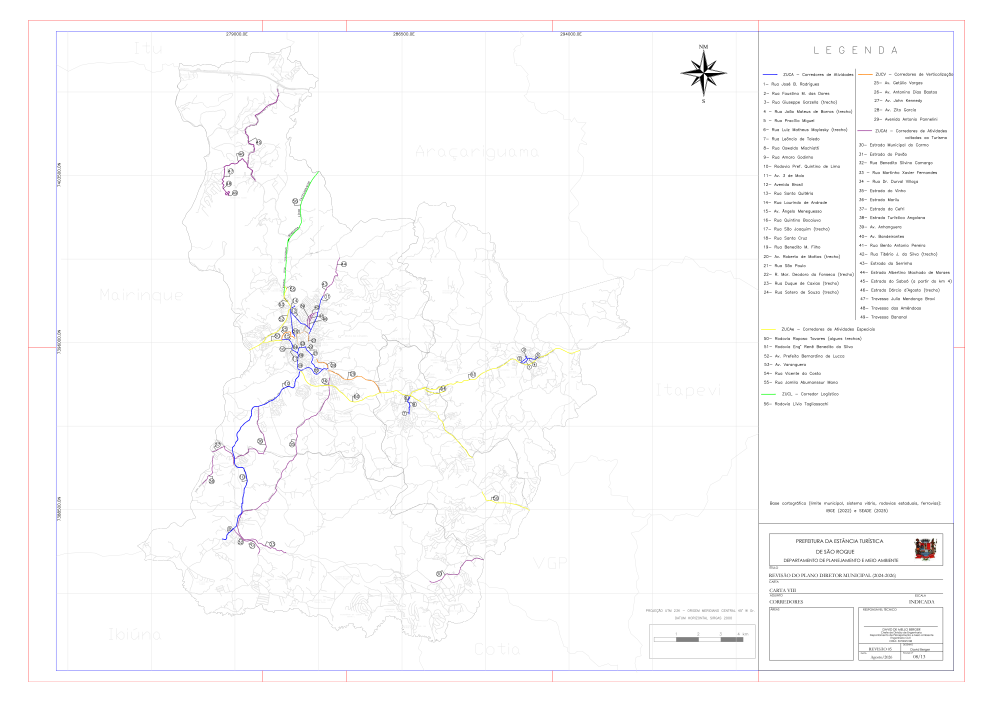
#> input picture minuta_pd2026/desmembrado/02_cartas_tecnicas/renders_png/carta_08_corredores_comercio_servicos_turismo.png, 4967 x 3509 px, found by its file name (shown at 1/5 size)
$ python process_all_remaining_cartas.py
#> lines starting #> are read from the running program, lines starting #| are printed output that depends on the picture; after the words box and inside, x2 and y2 are one past the last pixel; in counts of white or black regions, pixels touching at a corner belong together
from PIL import Image
import numpy as np
import os

scale = 150 / 72  # 2.0833333333333335 px / pt

# 1. Macro sheets (8, 9, 13):
# Envelope: x in [329.58, 1512.58], y in [142.18, 1573.34]
# Image height = 3509 px (1684 pt)
macro_x0 = int(round(329.58 * scale))
macro_x1 = int(round(1512.58 * scale))
macro_y0 = int(round((1684 - 1573.34) * scale))
macro_y1 = int(round((1684 - 142.18) * scale))

# 2. Sede sheet (10):
# Envelope: x in [833.36, 1821.80], y in [244.92, 1609.54]
sede_x0 = int(round(833.36 * scale))
sede_x1 = int(round(1821.80 * scale))
sede_y0 = int(round((1684 - 1609.54) * scale))
sede_y1 = int(round((1684 - 244.92) * scale))

# 3. Maylasky & Canguera sheets (11, 12):
# Envelope: x in [134.0, 1820.4], y in [73.9, 1609.3]
dist_x0 = int(round(134.0 * scale))
dist_x1 = int(round(1820.4 * scale))
dist_y0 = int(round((1684.0 - 1609.3) * scale))
dist_y1 = int(round((1684.0 - 73.9) * scale))

jobs = [
    (8, "carta_08_corredores_comercio_servicos_turismo.png", "carta_08_corredores_mapa.png", (macro_x0, macro_y0, macro_x1, macro_y1)),
    (9, "carta_09_areas_especial_interesse_aeis_aeit_aeiu.png", "carta_09_aeis_mapa.png", (macro_x0, macro_y0, macro_x1, macro_y1)),
    (10, "carta_10_sistema_viario_drenagem_sede.png", "carta_10_viario_sede_mapa.png", (sede_x0, sede_y0, sede_x1, sede_y1)),
    (11, "carta_11_sistema_viario_drenagem_maylasky.png", "carta_11_viario_maylasky_mapa.png", (dist_x0, dist_y0, dist_x1, dist_y1)),
    (12, "carta_12_sistema_viario_drenagem_canguera.png", "carta_12_viario_canguera_mapa.png", (dist_x0, dist_y0, dist_x1, dist_y1)),
    (13, "carta_13_intervencoes_obras_prioritarias_srq01_srq22.png", "carta_13_obras_prioritarias_mapa.png", (macro_x0, macro_y0, macro_x1, macro_y1))
]

base_in = r"C:\Users\admin\.gemini\antigravity\scratch\sao-roque-gis-hub\minuta_pd2026\desmembrado\02_cartas_tecnicas\renders_png"
base_out = r"C:\Users\admin\.gemini\antigravity\scratch\sao-roque-gis-hub\data"

print("Iniciando processamento em lote das Cartas 08 a 13...")
for num, in_file, out_file, crop_box in jobs:
    src_path = os.path.join(base_in, in_file)
    dst_path = os.path.join(base_out, out_file)

    img = Image.open(src_path).convert("RGBA")
    cropped = img.crop(crop_box)
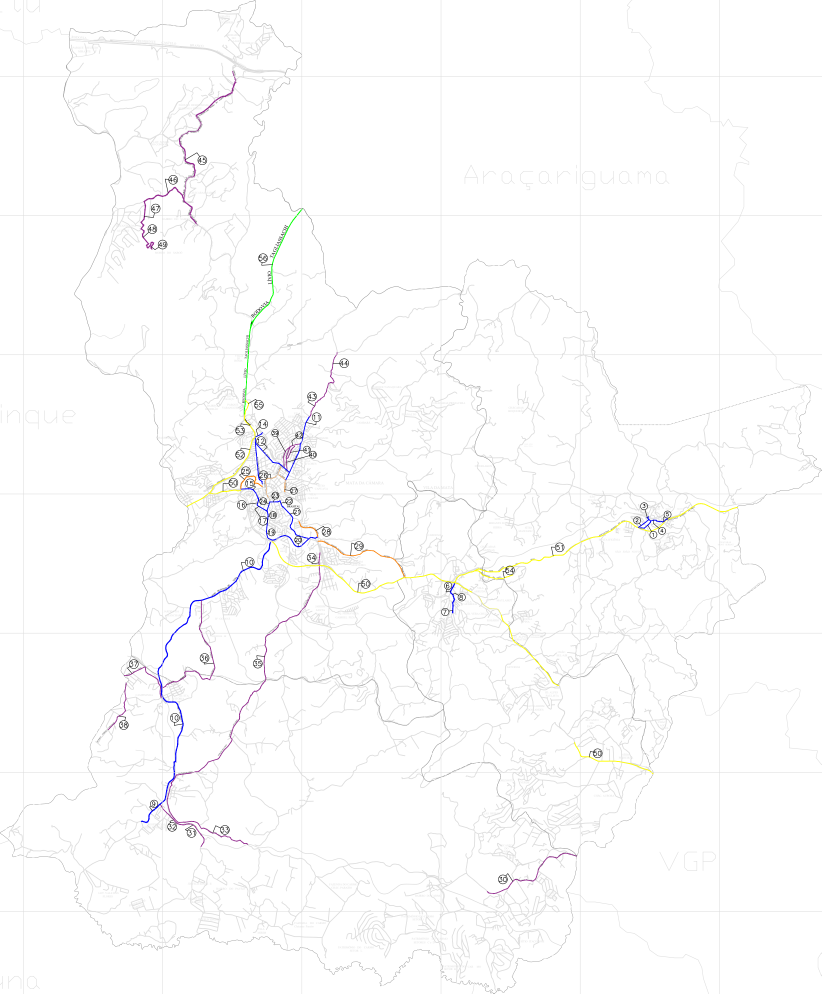
#> cropped: PIL image 2464x2981 RGBA (shown at 1/3 size); mean R, G, B, A 251.9, 251.7, 251.8, 255

    data = np.array(cropped)
    r, g, b, a = data[:, :, 0], data[:, :, 1], data[:, :, 2], data[:, :, 3]
#> a: shape (2981, 2464); every value is 255

    white_mask = (r > 238) & (g > 238) & (b > 238)
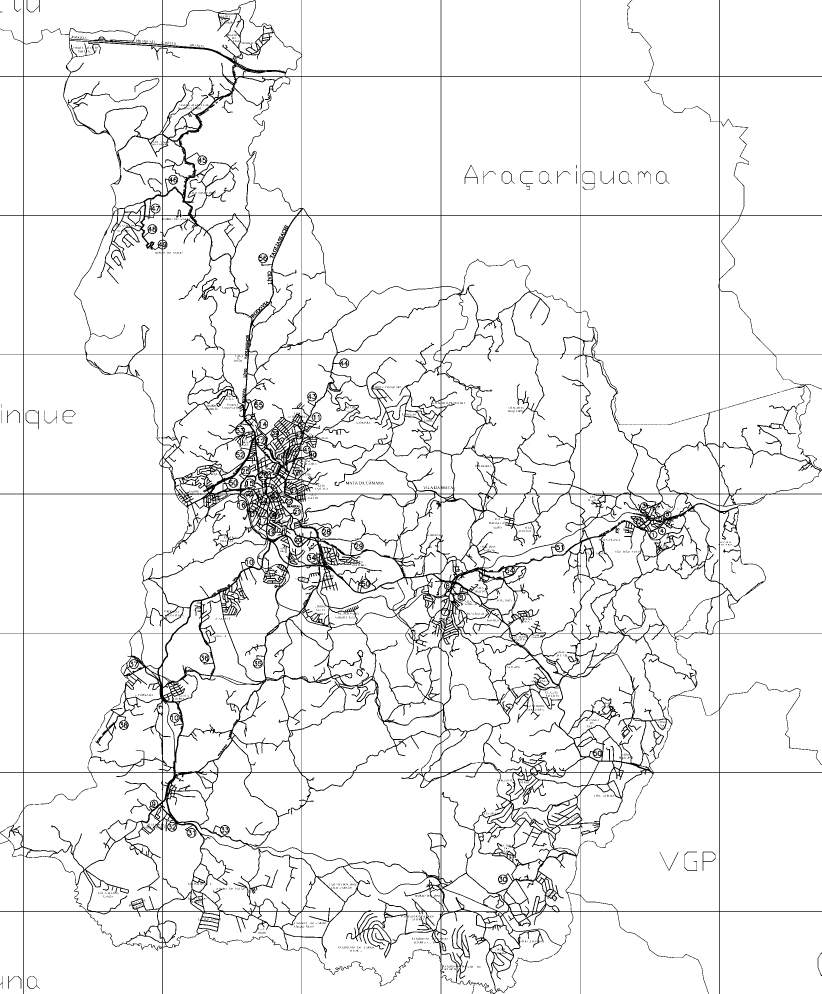
#> white_mask: shape (2981, 2464) bool (shown at 1/3 size); 93.7% white; black in thin lines or dots
    data[white_mask, 3] = 0

    near_white = (r > 230) & (g > 230) & (b > 230) & (~white_mask)
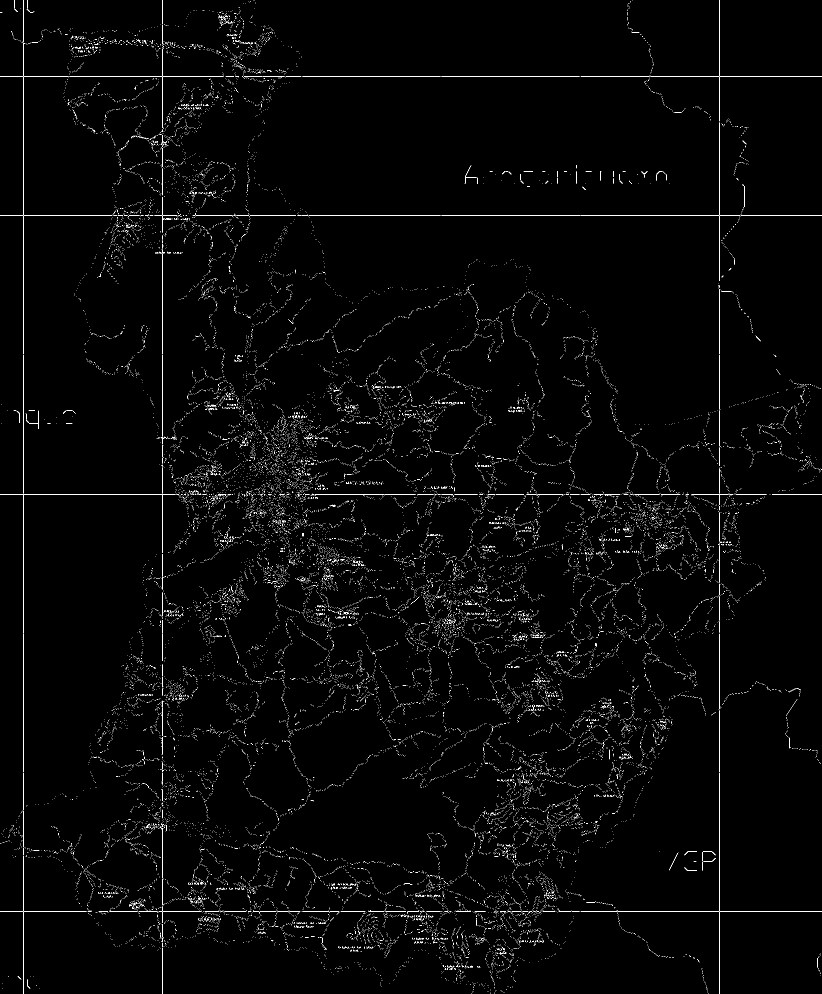
#> near_white: shape (2981, 2464) bool (shown at 1/3 size); 1% white in thin lines or dots
    data[near_white, 3] = 100

    out_img = Image.fromarray(data, mode="RGBA")
    out_img.save(dst_path, optimize=True)

    mb = os.path.getsize(dst_path) / (1024 * 1024)
    print(f"Carta {num:02d} -> {out_file}: {out_img.width}x{out_img.height} px, {mb:.2f} MB (Transparência: {np.sum(white_mask)} pixels)")
#| Carta 08 -> carta_08_corredores_mapa.png: 2464x2981 px, 1.61 MB (Transparência: 6883843 pixels)
#> pass 2 of the loop `for num, in_file, out_file, crop_box in jobs:`:
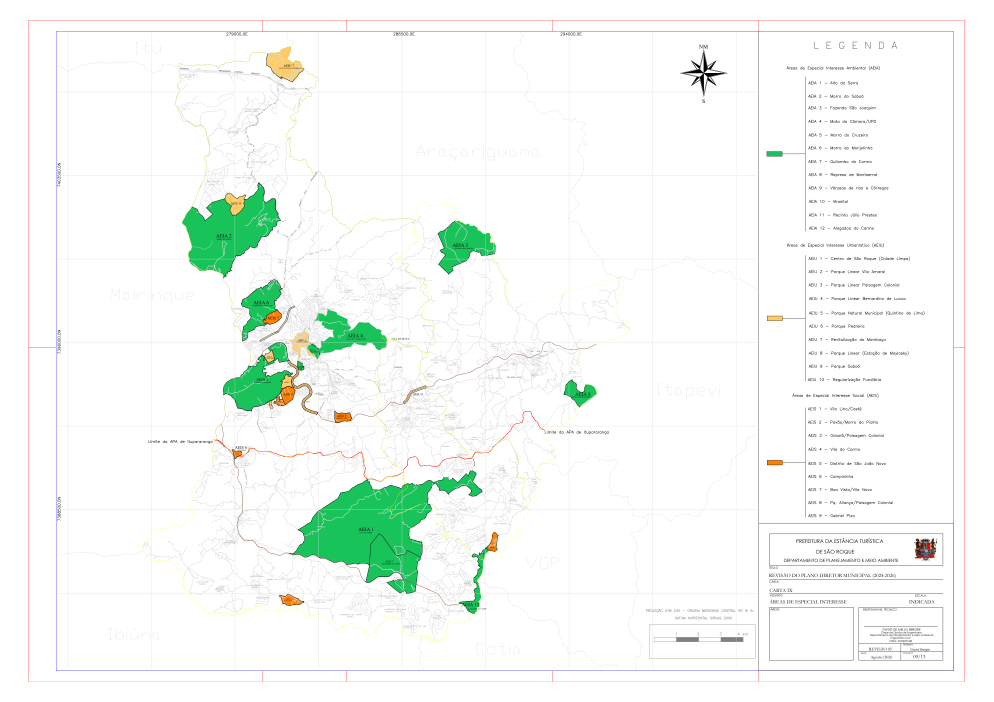
#> input picture minuta_pd2026/desmembrado/02_cartas_tecnicas/renders_png/carta_09_areas_especial_interesse_aeis_aeit_aeiu.png, 4967 x 3509 px, found by its file name (shown at 1/5 size)
#> `white_mask = (r > 238) & (g > 238) & (b > 238)`:
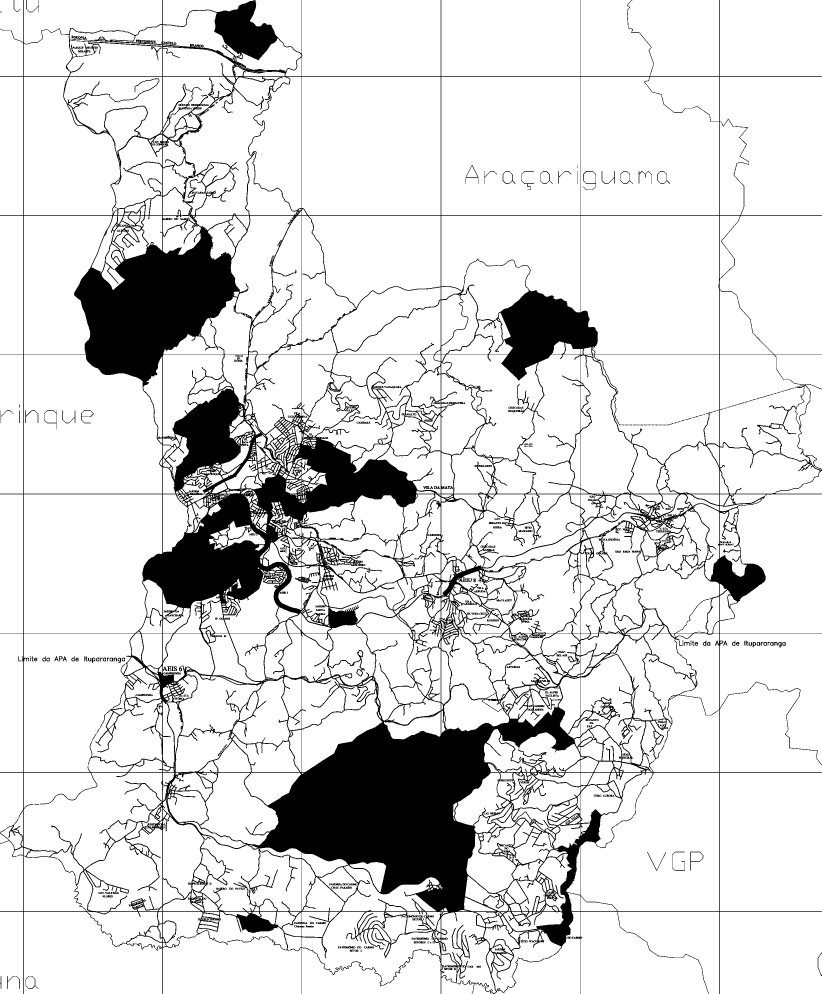
#> white_mask: shape (2981, 2464) bool (shown at 1/3 size); 85.8% white; 337 black regions (121 under 20 px), largest, box (x1, y1, x2, y2) and area: (0, 0, 2464, 2981) 1024190, (118, 2365, 267, 2413) 337, (1749, 513, 1788, 570) 290
#> `near_white = (r > 230) & (g > 230) & (b > 230) & (~white_mask)`:
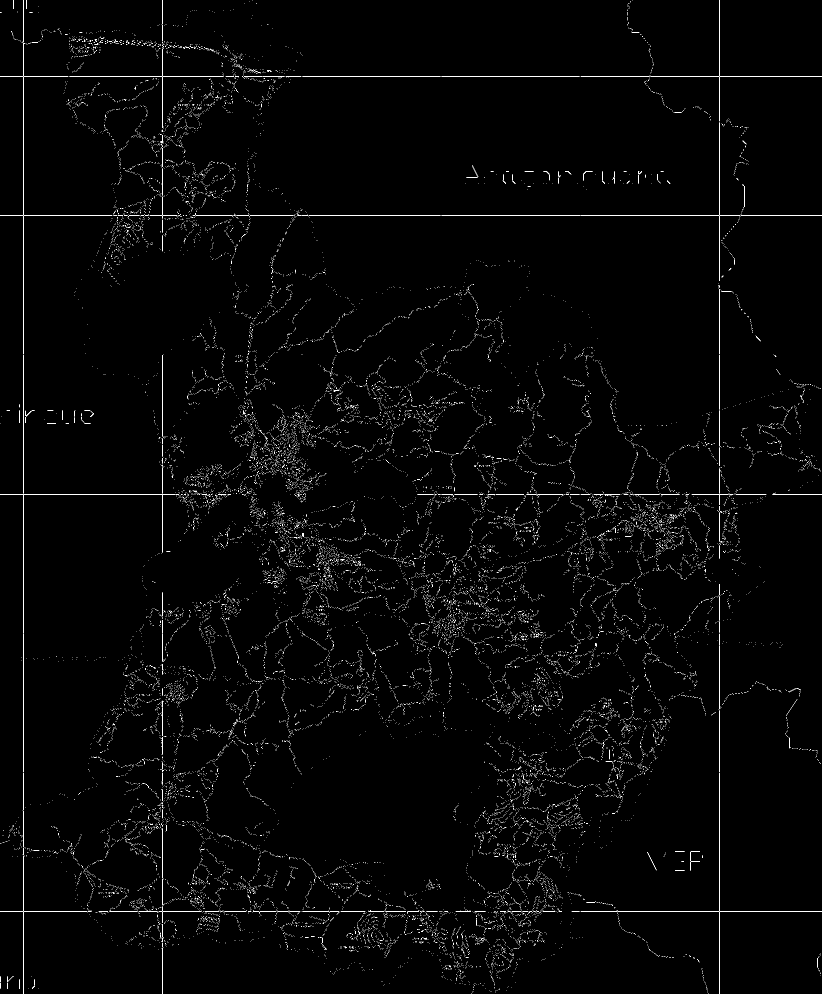
#> near_white: shape (2981, 2464) bool (shown at 1/3 size); 0.88% white in thin lines or dots
#> (the run stopped early here; a loop or call above may not have finished)
